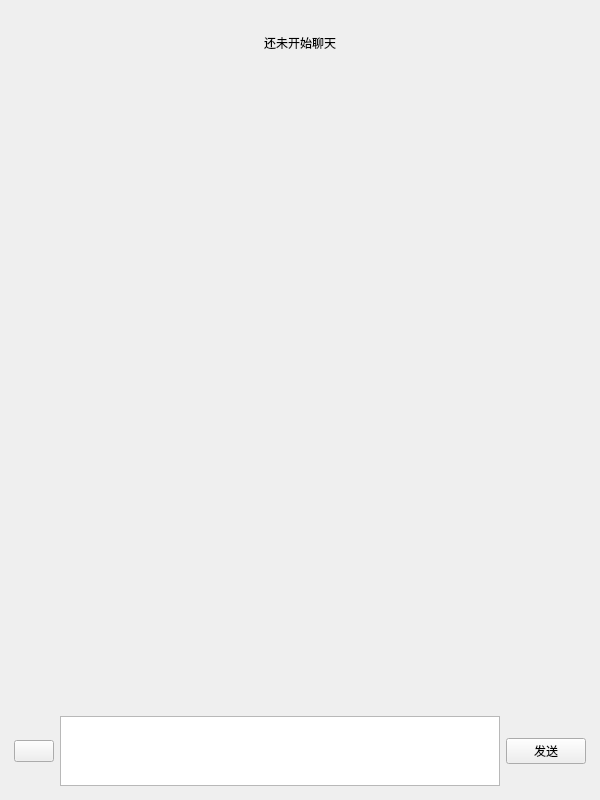
<?xml version="1.0" encoding="UTF-8"?>
<ui version="4.0">
 <class>ChatPageWidget</class>
 <widget class="QWidget" name="ChatPageWidget">
  <property name="geometry">
   <rect>
    <x>0</x>
    <y>0</y>
    <width>600</width>
    <height>800</height>
   </rect>
  </property>
  <property name="windowTitle">
   <string>Form</string>
  </property>
  <layout class="QVBoxLayout" name="verticalLayout_2">
   <item>
    <layout class="QVBoxLayout" name="verticalLayout" stretch="1,10,1">
     <item alignment="Qt::AlignHCenter">
      <widget class="QWidget" name="HeadBarWidget" native="true">
       <property name="maximumSize">
        <size>
         <width>16777215</width>
         <height>16777215</height>
        </size>
       </property>
       <layout class="QHBoxLayout" name="horizontalLayout">
        <item>
         <widget class="QLabel" name="nameLabel">
          <property name="text">
           <string>还未开始聊天</string>
          </property>
         </widget>
        </item>
       </layout>
      </widget>
     </item>
     <item>
      <widget class="QWidget" name="MessageWidget" native="true"/>
     </item>
     <item>
      <widget class="QWidget" name="InputBarWidget" native="true">
       <property name="maximumSize">
        <size>
         <width>16777215</width>
         <height>16777215</height>
        </size>
       </property>
       <layout class="QHBoxLayout" name="horizontalLayout_3">
        <property name="leftMargin">
         <number>3</number>
        </property>
        <property name="topMargin">
         <number>3</number>
        </property>
        <property name="rightMargin">
         <number>3</number>
        </property>
        <property name="bottomMargin">
         <number>3</number>
        </property>
        <item>
         <layout class="QHBoxLayout" name="horizontalLayout_2">
          <item>
           <widget class="QPushButton" name="uploadButton">
            <property name="text">
             <string/>
            </property>
            <property name="icon">
             <iconset resource="Easy.qrc">
              <normaloff>:/Easy/src/icon/upload_file.svg</normaloff>:/Easy/src/icon/upload_file.svg</iconset>
            </property>
            <property name="iconSize">
             <size>
              <width>35</width>
              <height>35</height>
             </size>
            </property>
           </widget>
          </item>
          <item>
           <widget class="QTextEdit" name="textContent"/>
          </item>
          <item>
           <widget class="QPushButton" name="sendButton">
            <property name="text">
             <string>发送</string>
            </property>
           </widget>
          </item>
         </layout>
        </item>
       </layout>
      </widget>
     </item>
    </layout>
   </item>
  </layout>
 </widget>
 <resources>
  <include location="Easy.qrc"/>
 </resources>
 <connections/>
</ui>
